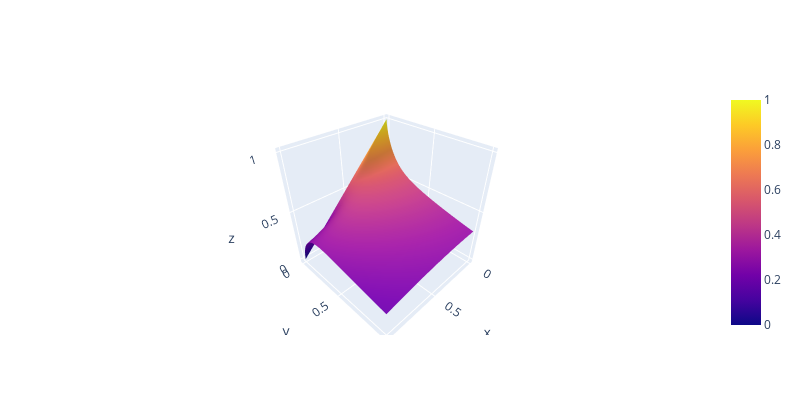

Here is the notebook cell this chart was saved with:
### Code cell
x = LinRange(a, b, xn+1)
y = LinRange(t_min, t_max, tn+1)
Z = vector_de_vectores = [vec(S[i, :]) for i in 1:size(S, 1)]
layout = Layout(
    autosize=false,
    width=800,
    height=400,
    margin=attr(l=65, r=50, b=65, t=90),
    # scene=attr(
    #         xaxis_nticks=20,
    #         zaxis_nticks=4,
    #         camera_eye=attr(x=0, y=-1.5, z=0.5),
    #         aspectratio=attr(x=1, y=1, z=0.2)
    #     )
)
Plot(surface(x=x, y=y, z=Z), layout)

### Figure 1 — Plotly figure (JSON) as saved in the notebook; plotly's stock layout.template omitted (floating-point values rounded to 4 significant figures; data arrays with more than 128 entries replaced by an {"elided": "..."} marker saying what was removed)
{"data": [{"type": "surface", "x": [0, 0.1, 0.2, 0.3, 0.4, 0.5, 0.6, 0.7, 0.8, 0.9, 1], "y": {"elided": "2001 float values"}, "z": {"elided": "2001x11 float values"}}], "layout": {"autosize": false, "height": 400, "margin": {"b": 65, "l": 65, "r": 50, "t": 90}, "width": 800}}
